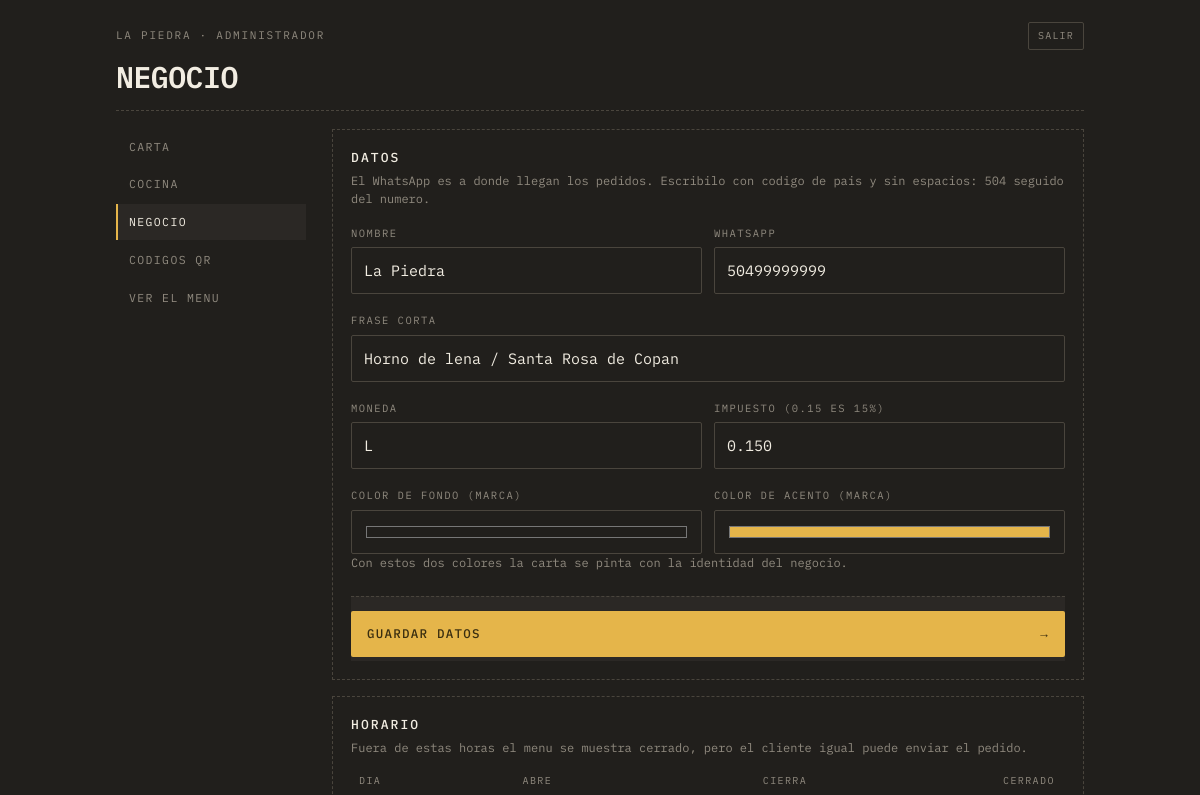
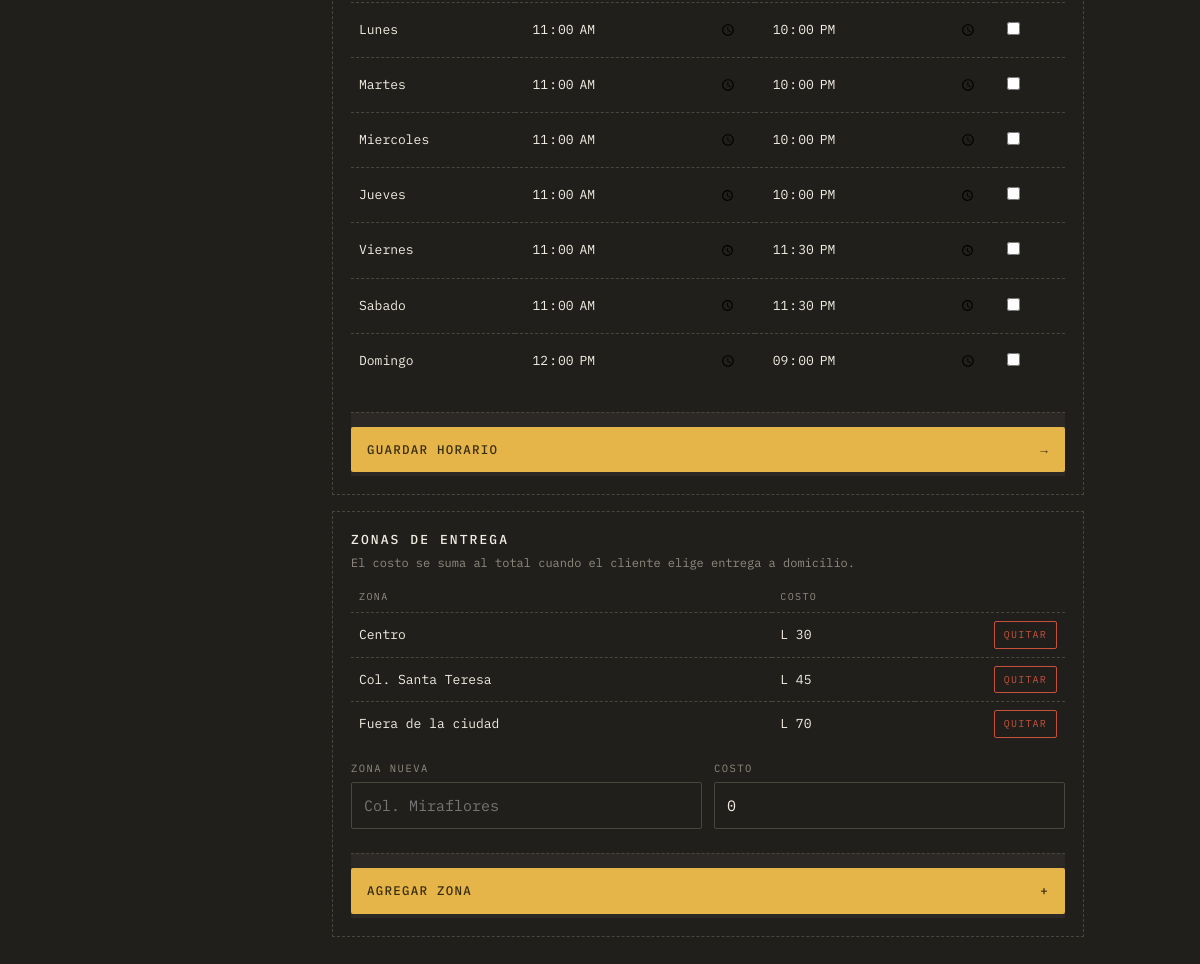
Screenshot of /admin/negocio.php (signed in) with the database file from the repository (2 pictures, top to bottom).
### tables this page shows
CREATE TABLE negocios (
  id            INT AUTO_INCREMENT PRIMARY KEY,
  slug          VARCHAR(60)  NOT NULL UNIQUE,
  nombre        VARCHAR(120) NOT NULL,
  tagline       VARCHAR(180) DEFAULT NULL,
  whatsapp      VARCHAR(20)  NOT NULL,
  moneda        VARCHAR(5)   NOT NULL DEFAULT 'L',
  impuesto      DECIMAL(4,3) NOT NULL DEFAULT 0.150,
  tema          VARCHAR(30)  NOT NULL DEFAULT 'comanda',
  color_fondo   VARCHAR(9)   DEFAULT NULL,    
  color_acento  VARCHAR(9)   DEFAULT NULL,    
  activo        TINYINT(1)   NOT NULL DEFAULT 1,
  creado        TIMESTAMP    NOT NULL DEFAULT CURRENT_TIMESTAMP
);

CREATE TABLE horarios (
  id         INT AUTO_INCREMENT PRIMARY KEY,
  negocio_id INT NOT NULL,
  dia        TINYINT NOT NULL,           
  abre       TIME DEFAULT NULL,
  cierra     TIME DEFAULT NULL,
  cerrado    TINYINT(1) NOT NULL DEFAULT 0,
  UNIQUE KEY uq_horario (negocio_id, dia),
  CONSTRAINT fk_horarios_negocio FOREIGN KEY (negocio_id)
    REFERENCES negocios(id) ON DELETE CASCADE
);

CREATE TABLE zonas (
  id         INT AUTO_INCREMENT PRIMARY KEY,
  negocio_id INT NOT NULL,
  nombre     VARCHAR(80) NOT NULL,
  costo      DECIMAL(10,2) NOT NULL DEFAULT 0,
  orden      INT NOT NULL DEFAULT 0,
  CONSTRAINT fk_zonas_negocio FOREIGN KEY (negocio_id)
    REFERENCES negocios(id) ON DELETE CASCADE
);

### app/util.php (called while the page is built, shortened)
<?php
function e($texto): string
{
    return htmlspecialchars((string) $texto, ENT_QUOTES | ENT_SUBSTITUTE, 'UTF-8');
}
function dinero($monto, string $moneda = 'L'): string
{
    return $moneda . ' ' . number_format((float) round($monto), 0, '.', ',');
}
function url(string $ruta = ''): string
{
    return rtrim(BASE_URL, '/') . '/' . ltrim($ruta, '/');
}

### app/db.php (called while the page is built, shortened)
<?php
function db(): PDO
{
    static $pdo = null;
    if ($pdo === null) {
        $dsn = 'mysql:host=' . DB_HOST . ';dbname=' . DB_NOMBRE . ';charset=utf8mb4';
        try {
            $pdo = new PDO($dsn, DB_USUARIO, DB_CLAVE, [
                PDO::ATTR_ERRMODE            => PDO::ERRMODE_EXCEPTION,
                PDO::ATTR_DEFAULT_FETCH_MODE => PDO::FETCH_ASSOC,
                PDO::ATTR_EMULATE_PREPARES   => false,
            ]);
        } catch (PDOException $e) {
            http_response_code(500);
            if (MOSTRAR_ERRORES) {
                exit('No se pudo conectar a la base de datos: ' . $e->getMessage());
            }
            exit('No se pudo conectar a la base de datos.');
        }
    }
    return $pdo;
}
function consulta(string $sql, array $params = []): PDOStatement
{
    $st = db()->prepare($sql);
    $st->execute($params);
    return $st;
}
function una(string $sql, array $params = []): ?array
{
    $fila = consulta($sql, $params)->fetch();
    return $fila === false ? null : $fila;
}
function todas(string $sql, array $params = []): array
{
    return consulta($sql, $params)->fetchAll();
}

### app/repo.php (called while the page is built, shortened)
<?php
require_once __DIR__ . '/db.php';
require_once __DIR__ . '/util.php';
function negocio_por_id(int $id): ?array
{
    return una('SELECT * FROM negocios WHERE id = ?', [$id]);
}
function zonas(int $negocioId): array
{
    return todas(
        'SELECT * FROM zonas WHERE negocio_id = ? ORDER BY orden, nombre',
        [$negocioId]
    );
}
function horarios(int $negocioId): array
{
    $filas = todas('SELECT * FROM horarios WHERE negocio_id = ? ORDER BY dia', [$negocioId]);
    $porDia = [];
    foreach ($filas as $f) {
        $porDia[(int) $f['dia']] = $f;
    }
    return $porDia;
}

### app/auth.php (called while the page is built, shortened)
<?php
require_once __DIR__ . '/db.php';
require_once __DIR__ . '/util.php';
function usuario(): ?array
{
    return $_SESSION['usuario'] ?? null;
}
function requiere_sesion(): array
{
    $u = usuario();
    return $u;
}
function requiere_dueno(): array
{
    $u = requiere_sesion();
    return $u;
}

### admin/negocio.php (the view, shortened to what this page needs)
<?php
require_once __DIR__ . '/comun.php';
$u = requiere_dueno();
$negocio = negocio_por_id((int) $u['negocio_id']);
$negocioId = (int) $negocio['id'];
$dias = [1 => 'Lunes', 2 => 'Martes', 3 => 'Miercoles', 4 => 'Jueves',
         5 => 'Viernes', 6 => 'Sabado', 0 => 'Domingo'];
$h = horarios($negocioId);
$z = zonas($negocioId);
cabecera_panel('Negocio', 'negocio', $negocio);
?>
<div class="bloque">
  <h2>Datos</h2>
  <p class="ayuda">
    El WhatsApp es a donde llegan los pedidos. Escribilo con codigo de pais y sin espacios:
    504 seguido del numero.
  </p>
  <form method="post">
    <div class="dos">
      <div class="campo" style="margin-top:0">
        <label class="campo__rotulo" for="nombre">Nombre</label>
        <input id="nombre" name="nombre" maxlength="120" value="<?= e($negocio['nombre']) ?>">
      </div>
      <div class="campo" style="margin-top:0">
        <label class="campo__rotulo" for="whatsapp">WhatsApp</label>
        <input id="whatsapp" name="whatsapp" maxlength="20" value="<?= e($negocio['whatsapp']) ?>">
      </div>
    </div>
    <div class="campo">
      <label class="campo__rotulo" for="tagline">Frase corta</label>
      <input id="tagline" name="tagline" maxlength="180" value="<?= e($negocio['tagline']) ?>">
    </div>
    <div class="dos">
      <div class="campo">
        <label class="campo__rotulo" for="moneda">Moneda</label>
        <input id="moneda" name="moneda" maxlength="5" value="<?= e($negocio['moneda']) ?>">
      </div>
      <div class="campo">
        <label class="campo__rotulo" for="impuesto">Impuesto (0.15 es 15%)</label>
        <input id="impuesto" name="impuesto" type="number" step="0.01" min="0" max="1"
               value="<?= e($negocio['impuesto']) ?>">
      </div>
    </div>
    <div class="dos">
      <div class="campo">
        <label class="campo__rotulo" for="color_fondo">Color de fondo (marca)</label>
        <input id="color_fondo" name="color_fondo" type="color"
               value="<?= e($negocio['color_fondo'] ?: '#211F1C') ?>" style="height:44px">
      </div>
      <div class="campo">
        <label class="campo__rotulo" for="color_acento">Color de acento (marca)</label>
        <input id="color_acento" name="color_acento" type="color"
               value="<?= e($negocio['color_acento'] ?: '#E5B54A') ?>" style="height:44px">
      </div>
    </div>
    <p class="ayuda">Con estos dos colores la carta se pinta con la identidad del negocio.</p>
    <div class="pie"><button class="accion" type="submit"><span>Guardar datos</span><span>&rarr;</span></button></div>
  </form>
</div>
<div class="bloque">
  <h2>Horario</h2>
  <p class="ayuda">Fuera de estas horas el menu se muestra cerrado, pero el cliente igual puede enviar el pedido.</p>
  <form method="post">
    <table class="tabla">
      <thead><tr><th>Dia</th><th>Abre</th><th>Cierra</th><th>Cerrado</th></tr></thead>
      <tbody>
      <?php foreach ($dias as $dia => $nombre):
          $f = $h[$dia] ?? null; ?>
        <tr>
          <td><?= e($nombre) ?></td>
          <td><input type="time" name="abre[<?= $dia ?>]" value="<?= $f && $f['abre'] ? e(substr($f['abre'], 0, 5)) : '' ?>"></td>
          <td><input type="time" name="cierra[<?= $dia ?>]" value="<?= $f && $f['cierra'] ? e(substr($f['cierra'], 0, 5)) : '' ?>"></td>
          <td style="width:70px">
            <input type="checkbox" name="cerrado[<?= $dia ?>]" style="width:auto"
                   <?= $f && (int) $f['cerrado'] === 1 ? 'checked' : '' ?>>
          </td>
        </tr>
      <?php endforeach; ?>
      </tbody>
    </table>
    <div class="pie"><button class="accion" type="submit"><span>Guardar horario</span><span>&rarr;</span></button></div>
  </form>
</div>
<div class="bloque">
  <h2>Zonas de entrega</h2>
  <p class="ayuda">El costo se suma al total cuando el cliente elige entrega a domicilio.</p>
  <table class="tabla">
    <thead><tr><th>Zona</th><th>Costo</th><th></th></tr></thead>
    <tbody>
    <?php foreach ($z as $zona): ?>
      <tr>
        <td><?= e($zona['nombre']) ?></td>
        <td><?= dinero($zona['costo'], $negocio['moneda']) ?></td>
        <td class="ancho-acciones">
          <form method="post" style="display:inline">
            <button class="mini mini--peligro" type="submit">Quitar</button>
          </form>
        </td>
      </tr>
    <?php endforeach; ?>
    </tbody>
  </table>
  <form method="post" style="margin-top:14px">
    <div class="dos">
      <div class="campo" style="margin-top:0">
        <label class="campo__rotulo" for="zona_nombre">Zona nueva</label>
        <input id="zona_nombre" name="zona_nombre" maxlength="80" placeholder="Col. Miraflores">
      </div>
      <div class="campo" style="margin-top:0">
        <label class="campo__rotulo" for="zona_costo">Costo</label>
        <input id="zona_costo" name="zona_costo" type="number" min="0" step="1" value="0">
      </div>
    </div>
    <div class="pie"><button class="accion" type="submit"><span>Agregar zona</span><span>+</span></button></div>
  </form>
</div>
<?php pie_panel(); ?>

### admin/comun.php (shortened to what this page needs)
<?php
require_once __DIR__ . '/../app/auth.php';
require_once __DIR__ . '/../app/repo.php';
function cabecera_panel(string $titulo, string $activo, array $negocio): void
{
    $u = usuario();
    $paginas = [
        'carta'   => ['Carta', 'index.php'],
        'cocina'  => ['Cocina', 'cocina.php'],
        'negocio' => ['Negocio', 'negocio.php'],
        'qr'      => ['Codigos QR', 'qr.php'],
    ];
    ?>
<!DOCTYPE html>
<html lang="es">
<head>
<link rel="stylesheet" href="<?= url('assets/css/comanda.css') ?>">
</head>
<body>
<main class="envoltura" style="padding-bottom:60px">
  <header class="cabecera">
    <div class="cabecera__meta">
      <span class="rotulo"><?= e($negocio['nombre']) ?> · <?= e($u['nombre']) ?></span>
      <a class="mini" href="<?= url('admin/salir.php') ?>">Salir</a>
    </div>
    <h1 class="cabecera__nombre" style="font-size:30px"><?= e($titulo) ?></h1>
  </header>
  <hr class="raya">
  <div class="panel">
    <nav class="menu-lateral">
      <?php foreach ($paginas as $clave => $p): ?>
        <a href="<?= url('admin/' . $p[1]) ?>"<?= $clave === $activo ? ' aria-current="page"' : '' ?>><?= e($p[0]) ?></a>
      <?php endforeach; ?>
      <a href="<?= url('index.php?r=' . urlencode($negocio['slug'])) ?>" target="_blank" rel="noopener">Ver el menu</a>
    </nav>
    <div>
    <?php
}
function pie_panel(): void
{
    ?>
    </div>
  </div>
</main>
</body>
</html>
    <?php
}

### assets/css/comanda.css (style rules this page uses)
:root { --fondo: #211F1C; --fondo2: #2B2825; --fondo3: #35312C; --linea: #4A453D; --tinta: #F2EDE2; --suave: #908A7F; --ambar: #E5B54A; --ambar-hondo: #3A2E10; --rojo: #C7523C; --papel: #EFE7D6; --papel-tinta: #211D17; --papel-suave: #6E6455; --mono: "IBM Plex Mono", ui-monospace, "Courier New", monospace; --r: 2px; --ancho: 640px; }
* { box-sizing: border-box; }
html, body { margin: 0; padding: 0; background: var(--fondo); color: var(--tinta); font-family: var(--mono); font-size: 15px; line-height: 1.55; -webkit-font-smoothing: antialiased; }
button, input, select, textarea { font: inherit; color: inherit; }
button { background: none; border: 0; cursor: pointer; padding: 0; }
a { color: var(--ambar); }
.envoltura { max-width: var(--ancho); margin: 0 auto; padding: 0 16px 130px; }
.rotulo { font-size: 11px; letter-spacing: .16em; text-transform: uppercase; color: var(--suave); }
.raya { border: 0; border-top: 1px dashed var(--linea); margin: 18px 0; }
.cabecera { padding: 22px 0 0; }
.cabecera__meta { display: flex; justify-content: space-between; align-items: center; gap: 12px; }
.cabecera__nombre { font-size: clamp(26px, 8vw, 38px); font-weight: 600; letter-spacing: -.02em; text-transform: uppercase; margin: 12px 0 4px; line-height: 1; }
.campo { margin-top: 18px; }
.campo__rotulo { display: block; font-size: 10.5px; letter-spacing: .14em; text-transform: uppercase; color: var(--suave); margin-bottom: 6px; }
.campo input, .campo select, .campo textarea { width: 100%; padding: 11px 12px; background: var(--fondo); border: 1px solid var(--linea); border-radius: var(--r); color: var(--tinta); }
.dos { display: grid; grid-template-columns: 1fr 1fr; gap: 12px; }
.pie { position: sticky; bottom: 0; background: var(--fondo2); border-top: 1px dashed var(--linea); padding: 14px 0 4px; margin-top: 24px; display: flex; gap: 10px; align-items: center; }
.accion { flex: 1; background: var(--ambar); color: var(--ambar-hondo); padding: 13px 16px; border-radius: var(--r); display: flex; justify-content: space-between; gap: 10px; font-size: 12.5px; letter-spacing: .1em; text-transform: uppercase; font-weight: 500; }
.panel { display: grid; grid-template-columns: 190px 1fr; gap: 26px; align-items: start; }
.menu-lateral { position: sticky; top: 16px; display: grid; gap: 2px; }
.menu-lateral a { padding: 9px 11px; font-size: 11.5px; letter-spacing: .12em; text-transform: uppercase; color: var(--suave); text-decoration: none; border-left: 2px solid transparent; }
.menu-lateral a[aria-current="page"] { color: var(--tinta); border-left-color: var(--ambar); background: var(--fondo2); }
.bloque { border: 1px dashed var(--linea); padding: 18px; margin-bottom: 16px; }
.bloque h2 { font-size: 13px; letter-spacing: .16em; text-transform: uppercase; margin: 0 0 4px; font-weight: 500; }
.bloque p.ayuda { font-size: 12px; color: var(--suave); margin: 0 0 16px; line-height: 1.55; }
.tabla { width: 100%; border-collapse: collapse; font-size: 13px; }
.tabla th { text-align: left; font-size: 10px; letter-spacing: .14em; text-transform: uppercase; color: var(--suave); font-weight: 400; padding: 0 8px 8px; }
.tabla td { padding: 8px; border-top: 1px dashed var(--linea); vertical-align: middle; }
.tabla input, .tabla select { width: 100%; background: var(--fondo); border: 1px solid transparent; color: var(--tinta); padding: 7px 8px; border-radius: var(--r); font-size: 13px; }
.ancho-acciones { width: 150px; text-align: right; white-space: nowrap; }
.mini { font-size: 10px; letter-spacing: .12em; text-transform: uppercase; border: 1px solid var(--linea); padding: 5px 9px; border-radius: var(--r); color: var(--suave); text-decoration: none; display: inline-block; }
.mini--peligro { border-color: var(--rojo); color: var(--rojo); }

### admin/comun.php (style rules this page uses)
:root { --ancho: 1000px; }

### rows the page displays
negocios: nombre "LA PIEDRA", nombre "La Piedra", whatsapp "50499999999", tagline "Horno de lena / Santa Rosa de Copan", moneda "L", impuesto "0.150", color_fondo "#211f1c", color_acento "#e5b54a"
horarios: abre "11:00", cierra "22:00"
horarios: abre "11:00", cierra "22:00"
horarios: abre "11:00", cierra "22:00"
horarios: abre "11:00", cierra "22:00"
horarios: abre "11:00", cierra "23:30"
horarios: abre "11:00", cierra "23:30"
horarios: abre "12:00", cierra "21:00"
zonas: nombre "Centro", costo.moneda "L 30"
zonas: nombre "Col. Santa Teresa", costo.moneda "L 45"
zonas: nombre "Fuera de la ciudad", costo.moneda "L 70"

### other values shown
$u['nombre'] "ADMINISTRADOR"
$titulo "NEGOCIO"
$p[0] "CARTA"
$p[0] "COCINA"
$p[0] "NEGOCIO"
$p[0] "CODIGOS QR"
$nombre "Lunes"
$nombre "Martes"
$nombre "Miercoles"
$nombre "Jueves"
$nombre "Viernes"
$nombre "Sabado"
$nombre "Domingo"
